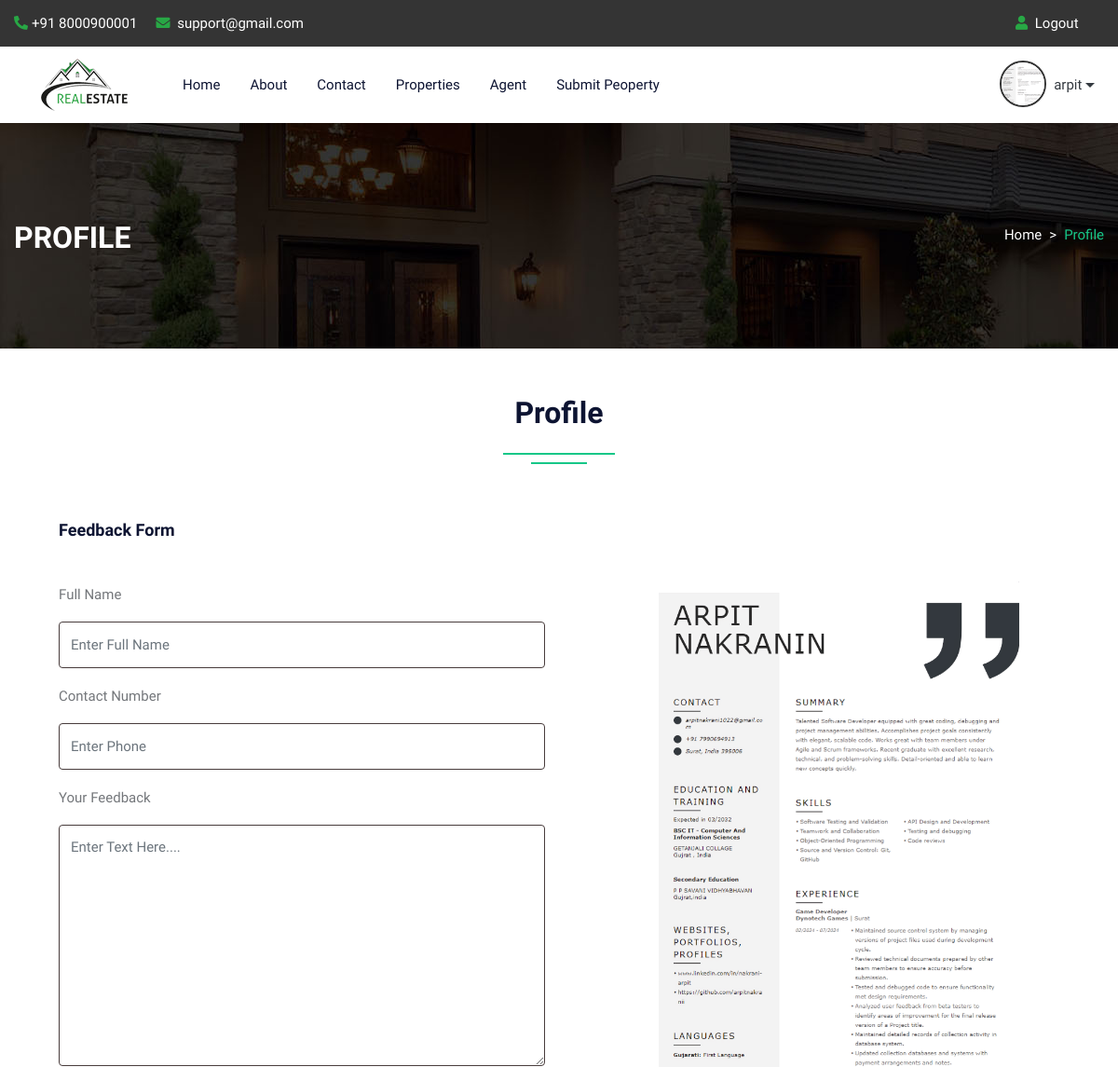
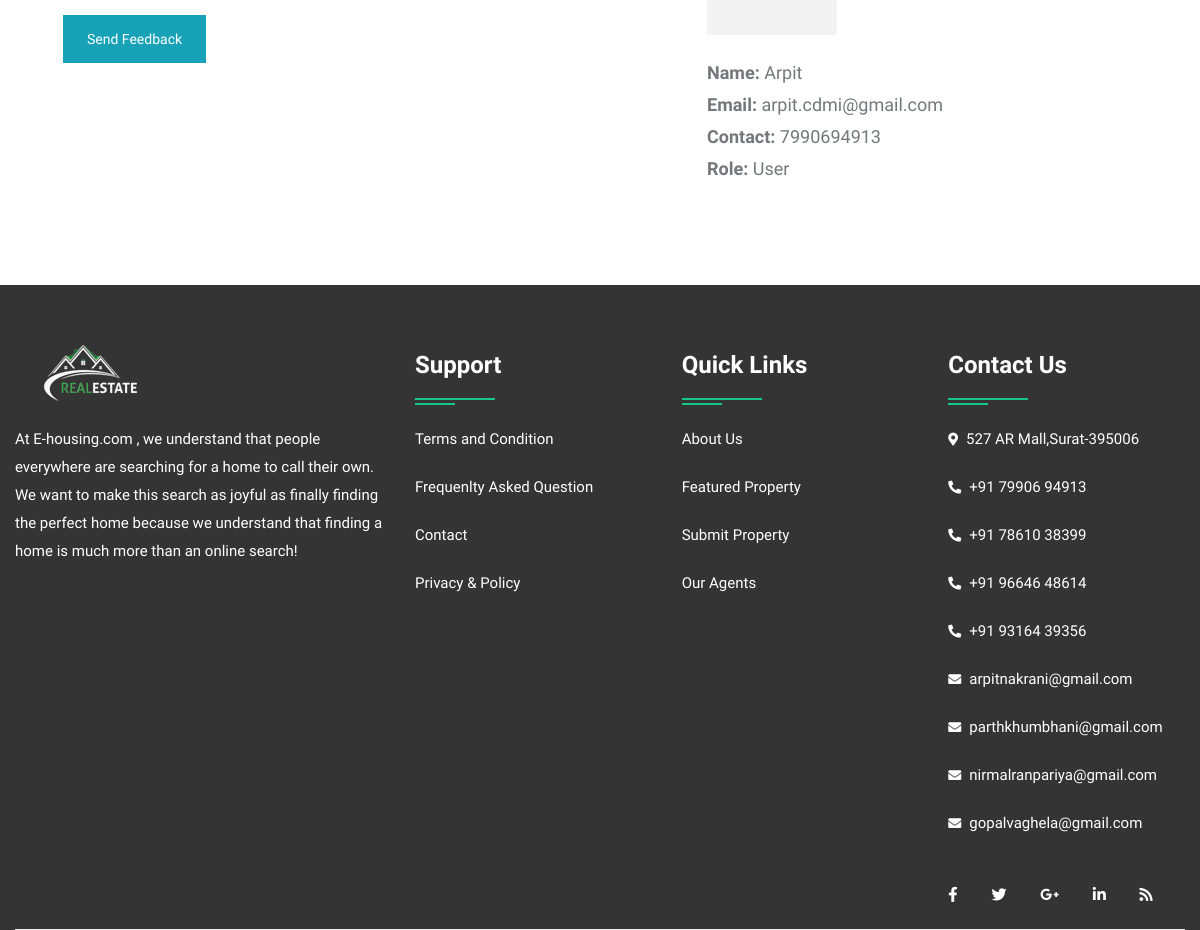
The app's page /profile.php (signed in) with its own data (2 pictures, top to bottom).
### tables this page shows
CREATE TABLE `user` (
  `uid` int(50) NOT NULL,
  `uname` varchar(100) NOT NULL,
  `uemail` varchar(100) NOT NULL,
  `uphone` varchar(20) NOT NULL,
  `upass` varchar(50) NOT NULL,
  `utype` varchar(50) NOT NULL,
  `uimage` varchar(300) NOT NULL
);

### profile.php (the view, shortened to what this page needs)
<?php
include("config.php");
?>
<!DOCTYPE html>
<html lang="en">
<head>
<link rel="stylesheet" type="text/css" href="css/bootstrap.min.css">
<link rel="stylesheet" type="text/css" href="css/bootstrap-slider.css">
<link rel="stylesheet" type="text/css" href="css/jquery-ui.css">
<link rel="stylesheet" type="text/css" href="css/layerslider.css">
<link rel="stylesheet" type="text/css" href="css/color.css">
<link rel="stylesheet" type="text/css" href="css/owl.carousel.min.css">
<link rel="stylesheet" type="text/css" href="css/font-awesome.min.css">
<link rel="stylesheet" type="text/css" href="fonts/flaticon/flaticon.css">
<link rel="stylesheet" type="text/css" href="css/style.css">
<link rel="stylesheet" type="text/css" href="css/login.css">
</head>
<body>
<div id="page-wrapper">
    <div class="row">
		<?php include("include/header.php");?>
        <div class="banner-full-row page-banner" style="background-image:url('images/breadcromb.jpg');">
            <div class="container">
                <div class="row">
                    <div class="col-md-6">
                        <h2 class="page-name float-left text-white text-uppercase mt-1 mb-0"><b>Profile</b></h2>
                    </div>
                    <div class="col-md-6">
                        <nav aria-label="breadcrumb" class="float-left float-md-right">
                            <ol class="breadcrumb bg-transparent m-0 p-0">
                                <li class="breadcrumb-item text-white"><a href="#">Home</a></li>
                                <li class="breadcrumb-item active">Profile</li>
                            </ol>
                        </nav>
                    </div>
                </div>
            </div>
        </div>
        <div class="full-row">
            <div class="container">
                    <div class="row">
						<div class="col-lg-12">
							<h2 class="text-secondary double-down-line text-center">Profile</h2>
                        </div>
					</div>
                <div class="dashboard-personal-info p-5 bg-white">
                    <form action="#" method="post">
                        <h5 class="text-secondary border-bottom-on-white pb-3 mb-4">Feedback Form</h5>
                        <div class="row">
                            <div class="col-lg-6 col-md-12">
                                <div class="form-group">
                                    <label for="user-id">Full Name</label>
                                    <input type="text" name="name" class="form-control" placeholder="Enter Full Name">
                                </div>
                                <div class="form-group">
                                    <label for="phone">Contact Number</label>
                                    <input type="number" name="phone"  class="form-control" placeholder="Enter Phone" maxlength="10">
                                </div>
                                <div class="form-group">
                                    <label for="about-me">Your Feedback</label>
                                    <textarea class="form-control" name="content" rows="7" placeholder="Enter Text Here...."></textarea>
                                </div>
                                <input type="submit" class="btn btn-info mb-4" name="insert" value="Send Feedback">
                            </div>
							</form>
                            <div class="col-lg-1"></div>
                            <div class="col-lg-5 col-md-12">
								<?php
									$uid=$_SESSION['uid'];
									$query=mysqli_query($con,"SELECT * FROM `user` WHERE uid='$uid'");
									while($row=mysqli_fetch_array($query))
									{
								?>
                                <div class="user-info mt-md-50"> <img src="admin/user/<?php echo $row['6'];?>" alt="userimage">
                                    <div class="font-18">
                                        <div class="mb-1 text-capitalize"><b>Name:</b> <?php echo $row['1'];?></div>
                                        <div class="mb-1"><b>Email:</b> <?php echo $row['2'];?></div>
                                        <div class="mb-1"><b>Contact:</b> <?php echo $row['3'];?></div>
										<div class="mb-1 text-capitalize"><b>Role:</b> <?php echo $row['5'];?></div>
                                    </div>
									<?php } ?>
                                </div>
                            </div>
                        </div>
                </div>
            </div>
        </div>
		<?php include("include/footer.php");?>
    </div>
</body>
</html>

### include/header.php (shortened to what this page needs)
<!DOCTYPE html>
<html lang="en">
<head>
    <link rel="stylesheet" href="../css/style.css">
</head>
<body>
    <header id="header" class="transparent-header-modern fixed-header-bg-white w-100">
                <div class="top-header bg-secondary">
                    <div class="container">
                        <div class="row">
                                <div class="col-md-8">
                                <ul class="top-contact list-text-white  d-table">
                                    <li><a href="#"><i class="fas fa-phone-alt text-success mr-1"></i>+91 8000900001</a></li>
                                    <li><a href="#"><i class="fas fa-envelope text-success mr-1"></i> support@gmail.com</a></li>
                                </ul>
                            </div>
                            <div class="col-md-4 ">
                                <div class="top-contact float-right">
                                    <ul class="list-text-white d-table">
                                    <li><i class="fas fa-user text-success mr-1"></i>
                                    <?php  if(isset($_SESSION['uemail']))
                                    { ?>
                                    <a href="logout.php">Logout</a>&nbsp;&nbsp;<?php } else { ?>
                                    <a href="login.php">Login</a>&nbsp;&nbsp;
                                    | </li>
                                    <li><i class="fas fa-user-plus text-success mr-1"></i><a href="register.php"> Register</li><?php } ?>
                                    </ul>
                                </div>
                            </div>
                        </div>
                    </div>
                </div>
                <div class="main-nav secondary-nav hover-success-nav py-2" >
                    <div class="container">
                        <div class="row">
                            <div class="col-lg-12">
                                <nav class="navbar navbar-expand-lg navbar-light p-0"> <a class="navbar-brand position-relative" href="index.php"><img class="nav-logo" src="images/logo/restatelg.png" alt=""></a>
                                    <div class="collapse navbar-collapse" id="navbarSupportedContent">
                                        <ul class="navbar-nav d-flex justify-content-between w-100">
                                        <div class="d-flex">
                                            <li class="nav-item dropdown"> <a class="nav-link" href="index.php" role="button" aria-haspopup="true" aria-expanded="false">Home</a></li>
                                            <li class="nav-item"> <a class="nav-link" href="about.php">About</a> </li>
                                            <li class="nav-item"> <a class="nav-link" href="contact.php">Contact</a> <li>
                                            <li class="nav-item"> <a class="nav-link" href="property.php">Properties</a> </li>
                                            <li class="nav-item"> <a class="nav-link" href="agent.php">Agent</a> </li>
                                            <li class="nav-item"><a class="nav-item nav-link" style="border-radius:30px;" href="submitproperty.php">Submit Peoperty</a></li>
                                        </div>
                                        <div>
                                            <?php  if(isset($_SESSION['uemail'])){
                                                $uid=$_SESSION['uid'];
                                                $query=mysqli_query($con,"SELECT * FROM `user` WHERE uid='$uid'");
                                                while($row=mysqli_fetch_array($query))
                                                {
                                            ?>
                                            <li class="nav-item dropdown list-unstyled d-flex" >
                                                <div class="user_img">
                                                    <img src="admin/user/<?php echo $row['6'];?>" style="width:50px;height:50px;display:inline-flex;border-radius:50px;border:2px solid #333;object-fit:cover" >
                                                </div>
                                                <a class="nav-link dropdown-toggle text-dark d-flex align-items-center px-2" href="#" role="button" data-toggle="dropdown" aria-haspopup="true" aria-expanded="false"><?php echo $_SESSION['name'] ?></a>
                                            </li>
                                            <?php }}?>
                                        </div>
                                    </ul>
                                    </div>
                                </nav>
                            </div>
                        </div>
                    </div>
                </div>
            </header>
</body>
</html>

### css/color.css (style rules this page uses)
:root { --theme-ordinary-color: #74777b; }
:root { --theme-primary-color: #17c788; }
:root { --theme-secondary-color: #0d1432; }
:root { --theme-white-color: #fff; }
:root { --theme-light-color: #f8f8f8; }
:root { --theme-gray-color: #f5f5f5; }
:root { --theme-footer-color: #091b4b; }
:root { --theme-dark-color: #091b4b; }
:root { --text-light-color: #a3a7af; }
:root { --theme-primary-opacity-color: rgba(11, 191, 141, .8); }
:root { --theme-secondary-opacity-color: rgba(13,20,50,0.7); }
:root { --theme-white-opacity-color: rgba(255, 255, 255, 0.3); }
:root { --theme-dark-opacity-color: rgba(0, 0, 0, 0.5); }
:root { --theme-ordinary-font: 'Muli', sans-serif; }
:root { --theme-highlight-font: 'Comfortaa', cursive; }

### records on screen
user: uimage (picture), uname "Arpit", uemail "arpit.cdmi@gmail.com", uphone "7990694913", utype "User"
